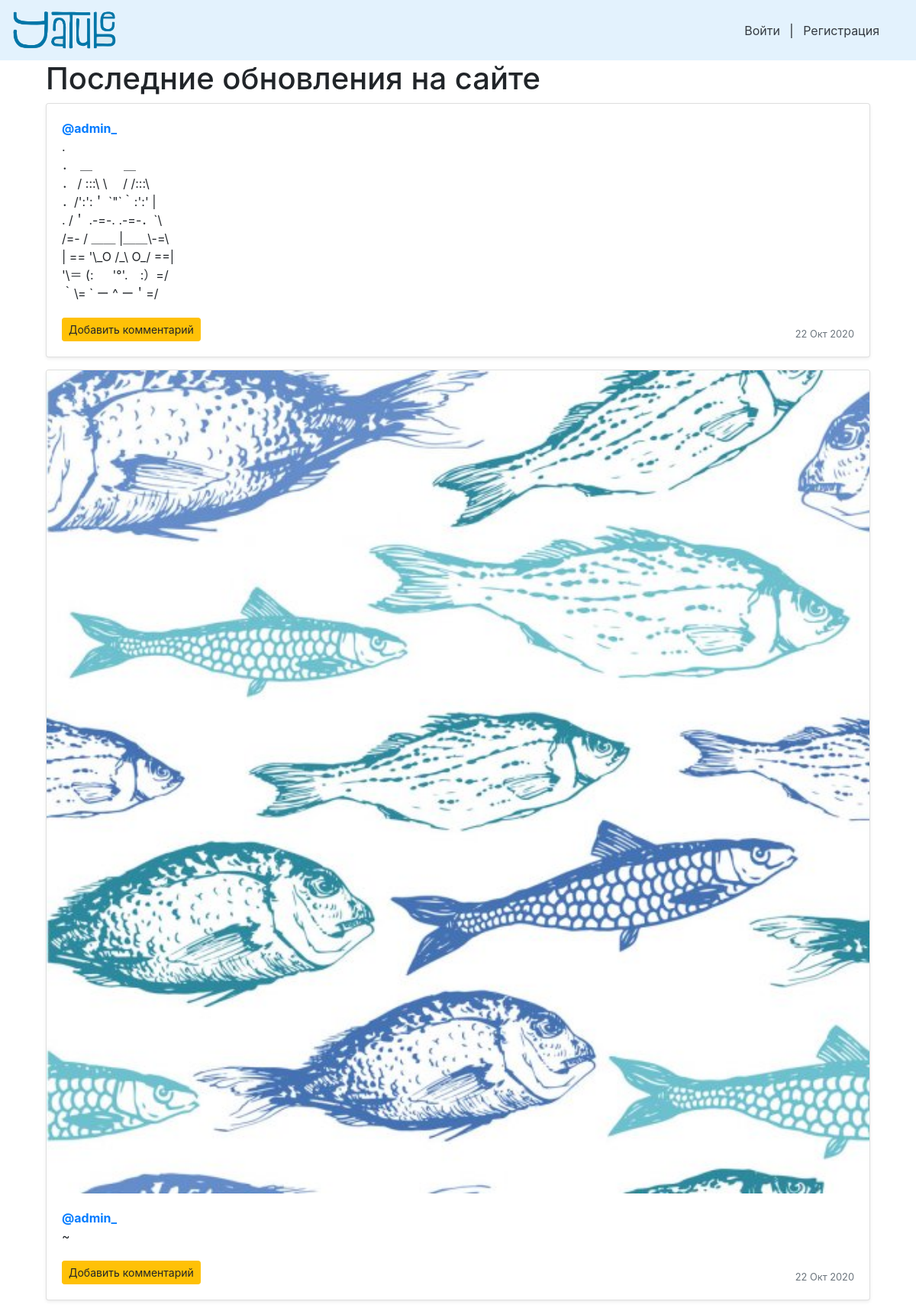
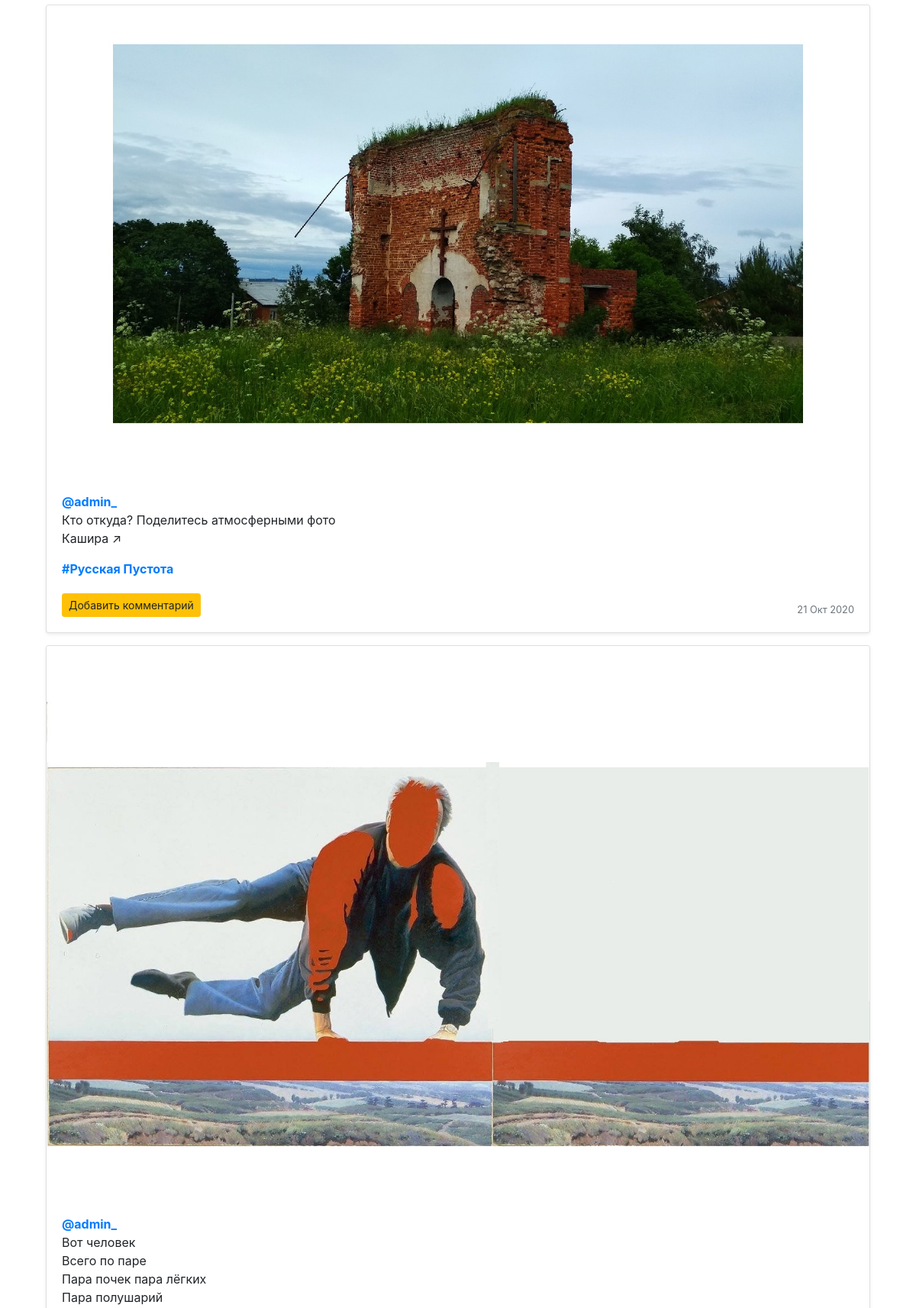
The page / (upper part) on the database its author committed (2 pictures, top to bottom).
### posts/models.py (models this page shows, shortened)
class Post(models.Model):
    class Meta:
        ordering = ('-pub_date',)
    text = models.TextField(verbose_name='Текст')
    pub_date = models.DateTimeField(verbose_name='Дата публикации',
                                    auto_now_add=True)
    author = models.ForeignKey(User,
                               verbose_name='Автор',
                               on_delete=models.CASCADE,
                               related_name='posts')
    group = models.ForeignKey(Group,
                              verbose_name='Группа',
                              on_delete=models.SET_NULL,
                              related_name='posts',
                              blank=True, null=True)
    image = models.ImageField(verbose_name='Изображение',
                              upload_to='posts/',
                              blank=True,
                              null=True)

class Group(models.Model):
    title = models.CharField(max_length=200)
    slug = models.SlugField(verbose_name='web-адрес',
                            unique=True,
                            help_text = 'Для просмотра записей группы '
                            'введите Address после /group/')
    description = models.TextField()

### posts/views.py (the view)
# urls.py: path('', views.index, name='index'),
def index(request):
    post_list = Post.objects.select_related('group', 'author').prefetch_related('comments').all()
    paginator = Paginator(post_list, 10)
    page_number = request.GET.get('page')
    page = paginator.get_page(page_number)
    return render(
        request,
        'index.html',
        {'page': page, 'paginator': paginator}
    )

### users/processors.py (called while the page is built)
def year(request):
    year = dt.datetime.today()
    return {
        'year': year.year,
    }

### templates/index.html (shortened to what this page needs)
{% extends "base.html" %}
{% block content %}
<div class="container">
        <h1>Последние обновления на сайте</h1>
        {% for post in page %}
            {% include "post_item.html" with post=post %}
        {% endfor %}
    </div>
{% endblock %}

### templates/post_item.html (shortened to what this page needs)
<div class="card mb-3 mt-1 shadow-sm">
    {% load thumbnail %}
    {% thumbnail post.image "960x339" crop="center" upscale=True as im %}
    <img class="card-img" src="{{ im.url }}" />
    {% endthumbnail %}
    <div class="card-body">
      <p class="card-text">
        <a name="post_{{ post.id }}" href="{% url 'profile' post.author.username %}">
          <strong class="d-block text-gray-dark">@{{ post.author }}</strong>
        </a>
        {{ post.text|linebreaksbr }}
      </p>
      {% if post.group %}
      <a class="card-link muted" href="{% url 'group' post.group.slug %}">
        <strong class="d-block text-gray-dark">#{{ post.group.title }}</strong>
      </a>
      {% endif %}
      <div class="d-flex justify-content-between align-items-end" style="margin-top: 20px;">
        <div class="btn-group">
          <a class="btn btn-sm btn-warning" href="{% url 'post' post.author.username post.id %}" role="button">
            Добавить комментарий
          </a>
        </div>
        <small class="text-muted">{{ post.pub_date|date:"d M Y"}}</small>
      </div>
    </div>
  </div>

### rows shown on the page
Post: author "admin_", text ". ． ＿ ＿ ． / :::\\ \\ / /:::\\ ．/':':＇ `\"`｀:':' | . /＇ .-=-. .-=-．`\\ /=- / ＿＿ |＿＿\\-=\\ | == '\\_O /_\\ O_/ ==| '\\＝ (: '°'. :）=/ ｀\\= ` ー ^ ー＇=/", pub_date "22 Окт 2020"
Post: shows a picture, author "admin_", text "~", pub_date "22 Окт 2020"
Post: shows a picture, author "admin_", text "Кто откуда? Поделитесь атмосферными фото Кашира ↗", group "Русская Пустота", pub_date "21 Окт 2020"
Post: shows a picture, author "admin_", text "Вот человек Всего по паре Пара почек пара лёгких Пара полушарий"
